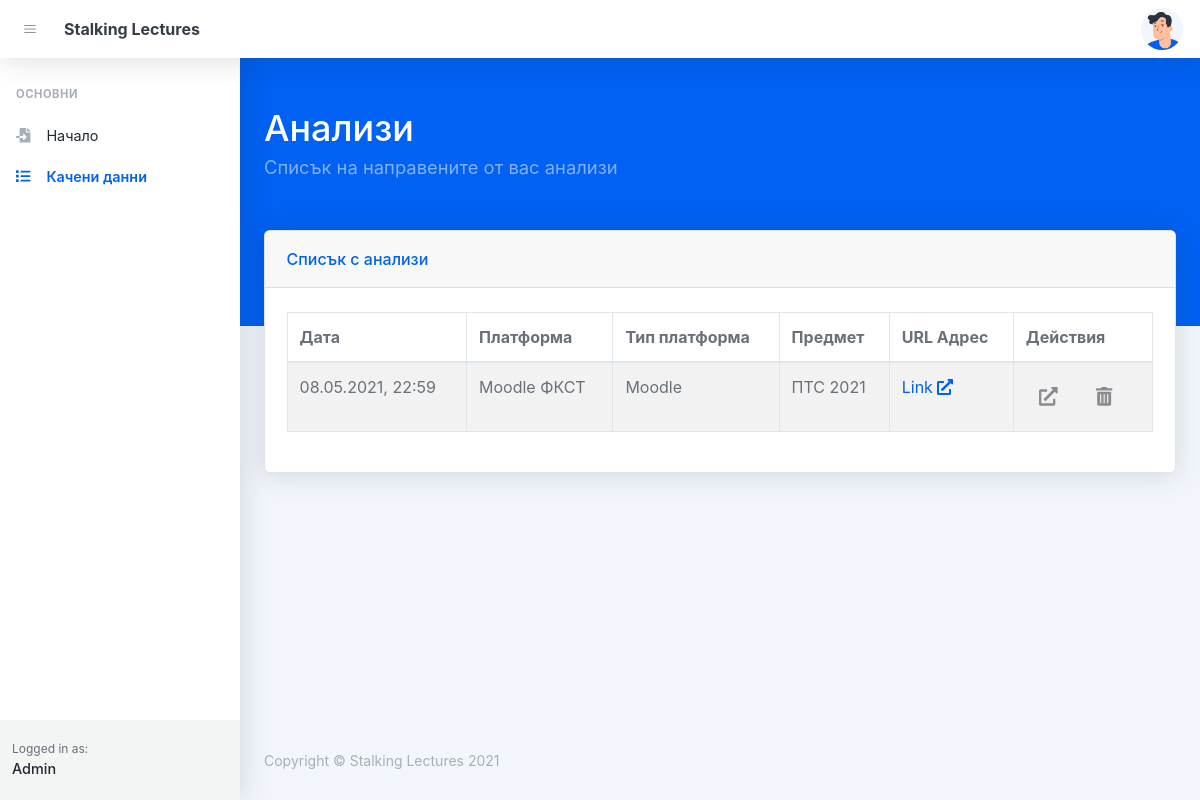
/analysis/ (signed in), run on the app's committed database.
### api/models.py (models this page shows, shortened)
class Upload(models.Model):
    user = models.ForeignKey(User, on_delete=models.CASCADE)
    platform_name = models.CharField(max_length=255)
    platform_type = models.CharField(max_length=255)
    platform_url = models.URLField(max_length=512)
    course_name = models.CharField(max_length=255)
    application_field = models.CharField(max_length=255, choices=appl_field_sl, default=appl_field_sl[0][1][0][0][0])
    date_added = models.DateTimeField(auto_now_add=True)

### frontend/views.py (the view)
# urls.py: path('analysis/', views.analysis_list_view, name='analysis'),
@login_required
def analysis_list_view(request):
    context = {}
    context['uploaded_analysis'] = Upload.objects.filter(
        user=request.user).order_by('-date_added')
    return render(request, 'frontend/pages/analysis.html', context)

### templates/frontend/pages/analysis.html (shortened to what this page needs)
{% extends 'frontend/base.html' %}
{% block header %}Анализи{% endblock %}
{% block header_desc %}Списък на направените от вас анализи{% endblock %}
{% block content %}
<div class="container mt-n10">
  <div class="row">
    <div class="col">
      <div class="card h-100">
        <div class="card-header">Списък с анализи</div>
        <div class="card-body h-100 d-flex flex-column justify-content-center py-5 py-xl-4">
          <table id="analisysListTable" class="table table-striped table-bordered table-responsive-sm rounded"
            style="width: 100%;" cellspacing="0">
            <thead>
              <tr>
                <th>Дата</th>
                <th>Платформа</th>
                <th>Тип платформа</th>
                <th>Предмет</th>
                <th>URL Адрес</th>
                <th>Действия</th>
              </tr>
            </thead>
            <tbody>
              {% for row in uploaded_analysis %}
              <tr>
                <td>{{ row.date_added|date:"d.m.Y, H:i" }}</td>
                <td>{{ row.platform_name }}</td>
                <td>{{ row.platform_type }}</td>
                <td>{{ row.course_name }}</td>
                <td>
                  <a href="{{ row.platform_url }}" target="_blank">Link <i class="fas fa-external-link-alt"></i></a>
                </td>
                <td>
                  <a href="{% url 'analysis_item' row.pk %}"
                    class="btn btn-datatable btn-icon btn-transparent-dark mr-2">
                    <i class="fas fa-external-link-alt fa-lg"></i></a>
                  <button class="btn btn-datatable btn-icon btn-transparent-dark delete" id="{{ row.id }}">
                    <i class="fas fa-trash-alt fa-lg"></i></button>
                </td>
              </tr>
              {% endfor %}
            </tbody>
          </table>
        </div>
      </div>
    </div>
  </div>
</div>
{% endblock %}
{% block styles %}
<link rel="stylesheet" href="https://cdn.datatables.net/1.10.24/css/dataTables.bootstrap4.min.css">
{% endblock %}

### templates/frontend/sidenav_menu.html
<nav class="sidenav shadow-right sidenav-light">
    <div class="sidenav-menu">
        <div class="nav accordion" id="accordionSidenav">
            <div class="sidenav-menu-heading">Основни</div>
            <a class="nav-link" href="{% url 'home' %}">
                <div class="nav-link-icon"><i class="fas fa-file-import"></i></div>
                Начало
            </a>
            <a class="nav-link" href="{% url 'analysis' %}">
                <div class="nav-link-icon"><i class="fas fa-list"></i></div>
                Качени данни
            </a>
        </div>
    </div>
    <div class="sidenav-footer">
        <div class="sidenav-footer-content">
            <div class="sidenav-footer-subtitle">Logged in as:</div>
            <div class="sidenav-footer-title">{{user.first_name}} {{user.last_name}}</div>
        </div>
    </div>
</nav>

### data on the page
Upload: date_added "08.05.2021, 22:59", platform_name "Moodle ФКСТ", platform_type "Moodle", course_name "ПТС 2021"

### other printed values
{{ user.first_name }} "Admin"
